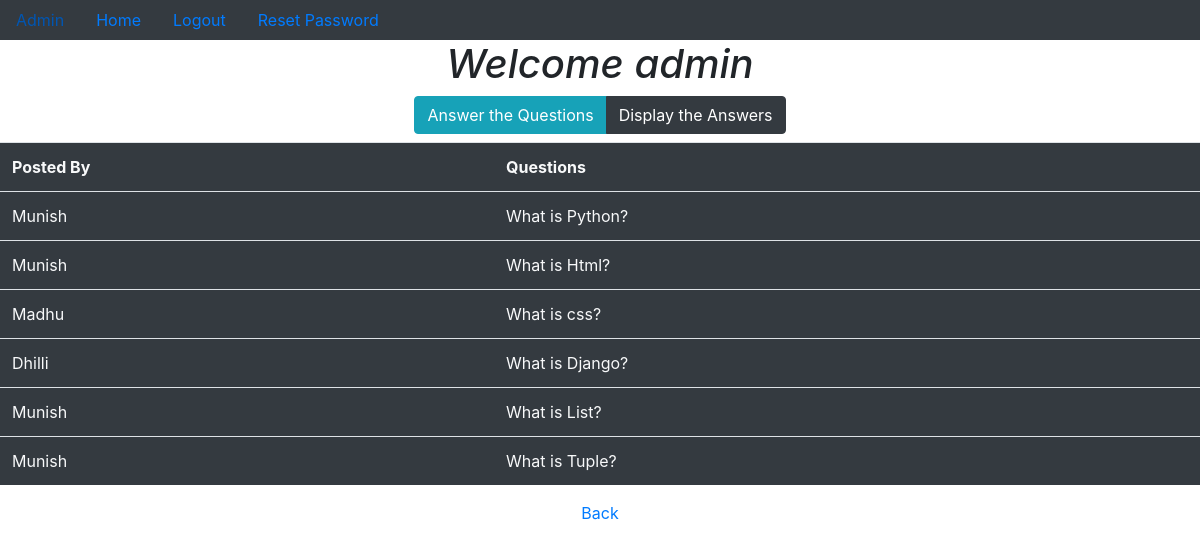
Page /display_questions/ (signed in) on the committed database.
### app/models.py (models this page shows, shortened)
class Question(models.Model):
    S_No=models.IntegerField(primary_key=True)
    username=models.ForeignKey(User, on_delete=models.CASCADE)
    question=models.TextField()

### app/views.py (the view)
# urls.py: path('display_questions/', display_questions, name='display_questions'),
@login_required
def display_questions(request):
    if request.session.get('username'):
        username=request.session.get('username')
        Questions=Question.objects.all()
        d={'username':username, 'Questions':Questions}
        return render(request, 'display_questions.html', d)

### templates/display_questions.html (shortened to what this page needs)
{% extends 'dummy.html' %}
{% block body_block %}
{% if username %}
<h1 class="font-italic">Welcome {{username}}</h1>
<div class="btn-group mb-2" role="group">
    <a href="{% url 'Answer_the_Questions' %}" class="btn btn-info">Answer the Questions</a>
    <a href="{% url 'display_answers' %}" class="btn btn-dark">Display the Answers</a>
</div><br>
    <table class="table table-hover bg-dark">
        <tr class="text-light">
            <th>Posted By</th>
            <th>Questions</th>
        </tr>
        {% for qo in Questions %}
        <tr class="text-light">
            <td>{{qo.username}}</td>
            <td>{{qo.question}}</td>
        </tr>
        {% endfor %}
    </table>
    <a href="{% url 'Home' %}">Back</a>
{% endif %}
{% endblock %}

### rows in the picture
Question: username "Munish", question "What is Python?"
Question: username "Munish", question "What is Html?"
Question: username "Madhu", question "What is css?"
Question: username "Dhilli", question "What is Django?"
Question: username "Munish", question "What is List?"
Question: username "Munish", question "What is Tuple?"

### other values in the picture
{{ username }} "admin"
